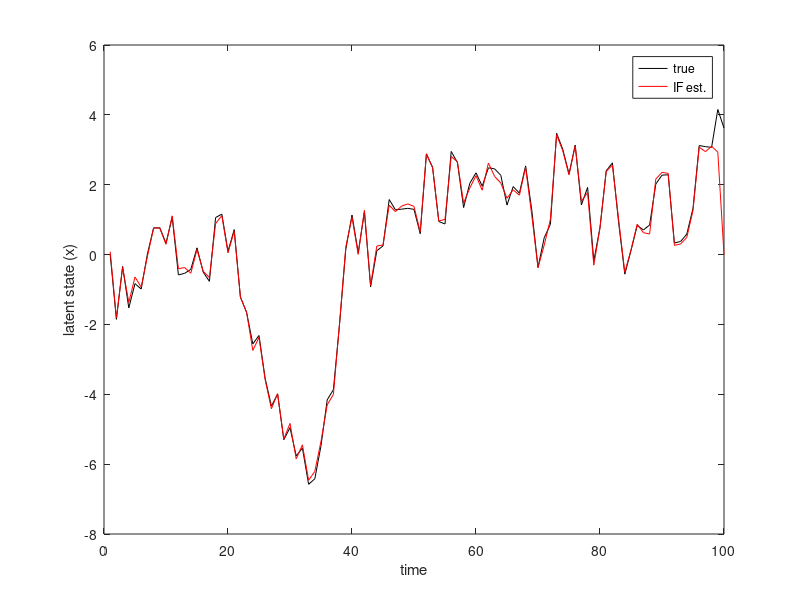

MATLAB code to generate this figure:
%-------------------------------------------------------------------
% Simple introductionary example to information filtering
% in a linear Gaussian state space model
%
% Written by: Johan Dahlin, Linköping University, Sweden
%             (johan.dahlin (at) isy.liu.se)
%               
% Date:       2013-03-20
%
%-------------------------------------------------------------------

clear all;

%-------------------------------------------------------------------
% Parameters
%-------------------------------------------------------------------
sys.a=1;                % Scale parameter in the process model
sys.c=1;                % Scale parameter in the observation model
sys.sigmav=1.0;         % Standard deviation of the process noise
sys.sigmae=0.1;         % Standard deviation of the measurement noise
sys.T=100;              % Number of time steps
par.N=1000;             % Number of particles

%-------------------------------------------------------------------
% Generate data
%-------------------------------------------------------------------
% The system is
% x(t+1) = sys.a * x(t) + v(t),   v~N(0,sys.sigmav^2)
% y(t)   = sys.c * x(t) + e(t),   e~N(0,sys.sigmae^2)
%

% Set initial state
x(1)=0;            

for tt=1:sys.T
   x(tt+1) =sys.a*x(tt)+sys.sigmav*randn; 
   y(tt)   =sys.c*x(tt)+sys.sigmae*randn;
end
x=x(1:sys.T);

%-------------------------------------------------------------------
% Information filter (backward particle filtering)
%-------------------------------------------------------------------
p(:,sys.T)=zeros(par.N,1);  % Set final particle states

for tt=sys.T:-1:1
   % Selection (resampling) and mutation (propagation)
   if ~(tt==sys.T)
      nIdx=randsample(par.N,par.N,'true',W(:,tt+1));
      p(:,tt)=p(nIdx,tt+1)+sys.sigmav*randn(par.N,1);
   end
   
   % Compute the artificial distribution
   g(:,tt)=1;
   
   % Calculate weights
   if ~(tt==sys.T)
     w(:,tt)=normpdf(y(tt),sys.c*p(:,tt),sys.sigmae)*g(:,tt)/g(:,tt+1);
   else
     w(:,tt)=normpdf(y(tt),sys.c*p(:,tt),sys.sigmae)*g(:,tt);
   end
   
   % Normalise of weights
   W(:,tt)=w(:,tt)/sum(w(:,tt));
   
   % Calculate state estimate
   xhatIF(tt)=W(:,tt)'*p(:,tt);
end

%-------------------------------------------------------------------
% Plot the true and estimated states
%-------------------------------------------------------------------
plot(1:sys.T,x,'k',1:sys.T,xhatIF,'r');
xlabel('time'); ylabel('latent state (x)');
legend('true','IF est.');
